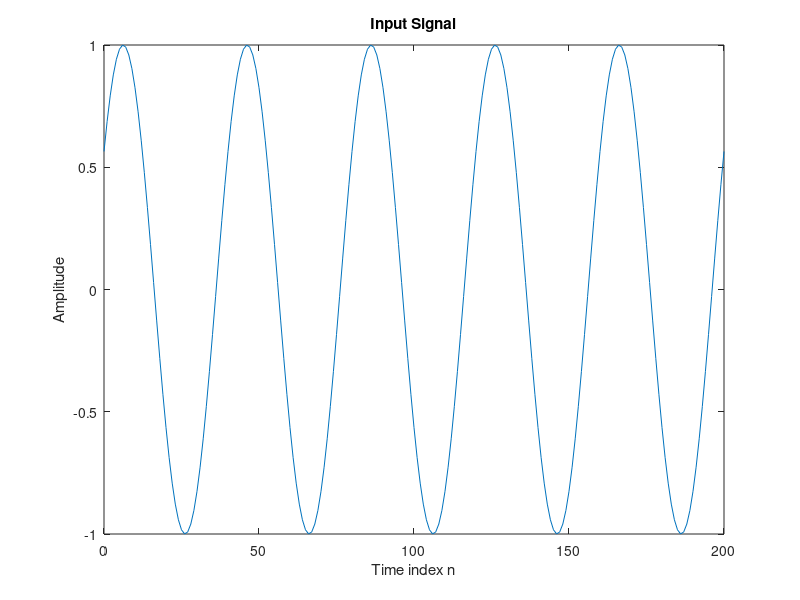

Write MATLAB code to recreate this figure.
% Program P2_2
% Generate a sinusoidal input signal
clf;
n = 0:200;
x = sin(0.05*pi*n+0.6);

plot(n, x)
xlabel('Time index n');ylabel('Amplitude');
title('Input Signal')
